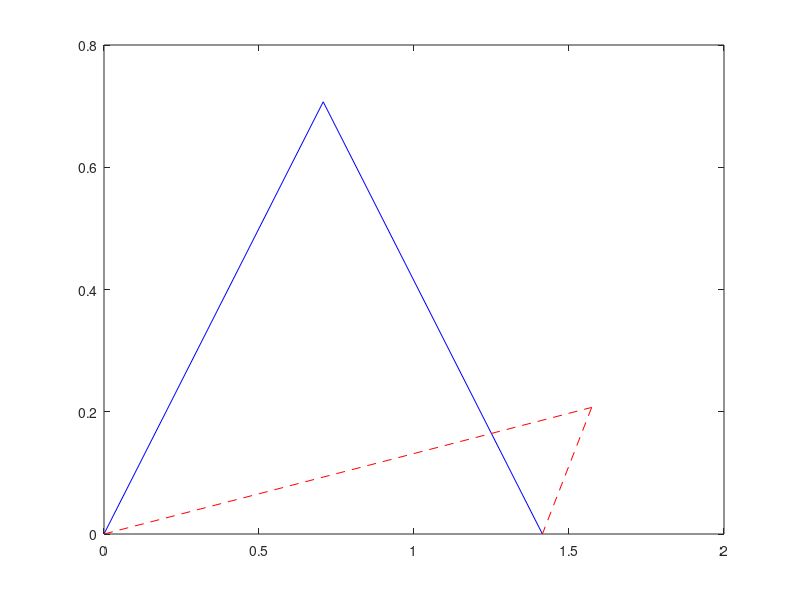

The MATLAB source for this figure:
function planer_truss
clear all;
close all;
global np;global ne;global nb;global nf;
global nodes;global elems;
global cnsts;global loads;
load exp1;
eks = {};
K = zeros(np*2);
F = zeros(np*2,1);
u = zeros(np*2,1);
computeLocalStiffnessMatrix();
computeTotalStiffnessMatrix();
loadBoundaryCondition();
loadForce();
u = K\F;
fprintf('[computed displacement]\n');
u
draw_truss();
draw_displaced_truss();

    function computeLocalStiffnessMatrix()
        for idx=1:ne
            n1=elems(idx,2);
            n2=elems(idx,3);
            n1x=nodes(n1,2);
            n1y=nodes(n1,3);
            n2x=nodes(n2,2);
            n2y=nodes(n2,3);
            z = (n2x-n1x) + (n2y-n1y) * i;
            theta = angle(z);
            deg = theta*180/pi;
            c = cos(theta);
            s = sin(theta);
            l = abs(z);
            A = elems(idx,4);
            E = elems(idx,5);
            k = A*E/l;
            ek = k * [
                c^2 c*s -c^2 -c*s
                c*s s^2 -c*s -s^2
                -c^2 -c*s c^2 c*s
                -c*s -s^2 c*s s^2
                ];
            eks = [eks;  {n1,n2, ek}];
        end
    end

    function computeTotalStiffnessMatrix()
        for idx=1:ne
            it = double(cell2mat(eks(idx,1)));
            jt = double(cell2mat(eks(idx,2)));
            ek = cell2mat(eks(idx,3));
            
            ll = [2*it-1,2*it,2*jt-1,2*jt];
            for ie=1:4
                for je=1:4
                    K(ll(ie),ll(je)) = K(ll(ie),ll(je)) + ek(ie,je);
                end
            end
        end
    end

    function loadBoundaryCondition()
        count = size(cnsts,1);
        for i=1:count
            idx = cnsts(i,1);
            xidx = 2*idx;
            yidx = 2*idx-1;
            isXConstrained = cnsts(i,2);
            isYConstrained = cnsts(i,3);
            
            if(isXConstrained==1)
                K(xidx,:) = 0;
                K(:,xidx) = 0;
                K(xidx,xidx) = 1;
            end
            
            if(isYConstrained==1)
                K(yidx,:) = 0;
                K(:,yidx) = 0;
                K(yidx,yidx) = 1;
            end
        end
    end

    function loadForce()
        count = size(loads,1);
        for idx=1:count
            fidx = loads(idx,1);
            F(2*fidx-1) = loads(idx,2);
            F(2*fidx) = loads(idx,3);
        end
    end

    function draw_truss()
        count = size(elems,1);
        for i=1:count
            n1=elems(i,2);
            n2=elems(i,3);
            n1x=nodes(n1,2);
            n1y=nodes(n1,3);
            n2x=nodes(n2,2);
            n2y=nodes(n2,3);
            plot([n1x,n2x],[n1y,n2y],'b-');
            hold on;
        end
    end

    function draw_displaced_truss()
        count = size(elems,1);
        for i=1:count
            n1=elems(i,2);
            n2=elems(i,3);
            n1x=nodes(n1,2)+u(2*n1-1);
            n1y=nodes(n1,3)+u(2*n1);
            n2x=nodes(n2,2)+u(2*n2-1);
            n2y=nodes(n2,3)+u(2*n2);
            plot([n1x,n2x],[n1y,n2y],'r--');
            hold on;
        end
    end

end